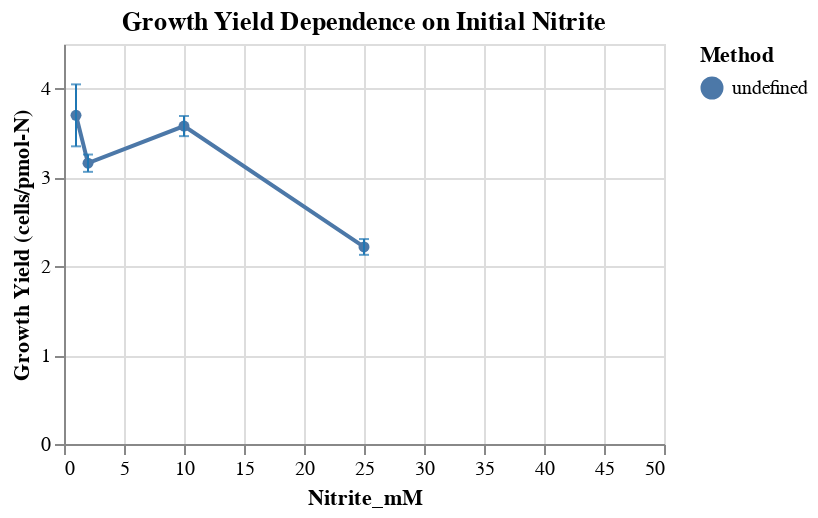

The cell this chart's notebook holds for it:
### Code cell
point = alt.Chart(data=yield_df).mark_line(point=True).encode(
    alt.X('Nitrite_mM', scale=alt.Scale(domain=[0,50])),
    alt.Y('mean(Yield_cells-per-pmol-N):Q', title='Growth Yield (cells/pmol-N)'),
    alt.Color('Method:N'))

error_bar = alt.Chart(data=yield_df).mark_errorbar(extent='stdev', color=alt.HexColor('#1f77b4'), ticks=True).encode(
    alt.X('Nitrite_mM'),
    alt.Y('Yield_cells-per-pmol-N:Q', title='Growth Yield (cells/pmol-N)'))

(point + error_bar).properties(width=300, height=200, title='Growth Yield Dependence on Initial Nitrite')#.save('figures/NO2_growth_rate.png')

### Figure 1 — Vega-Lite specification as saved in the notebook (floating-point values rounded to 4 significant figures)
{"config": {"view": {"continuousWidth": 300, "continuousHeight": 300}}, "layer": [{"mark": {"type": "line", "point": true}, "encoding": {"color": {"field": "Method", "type": "nominal"}, "x": {"field": "Nitrite_mM", "scale": {"domain": [0, 50]}, "type": "quantitative"}, "y": {"aggregate": "mean", "field": "Yield_cells-per-pmol-N", "title": "Growth Yield (cells/pmol-N)", "type": "quantitative"}}}, {"mark": {"type": "errorbar", "color": "#1f77b4", "extent": "stdev", "ticks": true}, "encoding": {"x": {"field": "Nitrite_mM", "type": "quantitative"}, "y": {"field": "Yield_cells-per-pmol-N", "title": "Growth Yield (cells/pmol-N)", "type": "quantitative"}}}], "data": {"name": "data-df3f92bb815631837043a28452bd5881"}, "height": 200, "title": "Growth Yield Dependence on Initial Nitrite", "width": 300, "$schema": "https://vega.github.io/schema/vega-lite/v5.8.0.json", "datasets": {"data-df3f92bb815631837043a28452bd5881": [{"Strain": "MLSD-S22", "Nitrite_mM": 1, "Replicate": 1, "Yield_cells-per-pmol-N": 4.079}, {"Strain": "MLSD-S22", "Nitrite_mM": 1, "Replicate": 2, "Yield_cells-per-pmol-N": 3.997}, {"Strain": "MLSD-S22", "Nitrite_mM": 1, "Replicate": 3, "Yield_cells-per-pmol-N": 3.948}, {"Strain": "MLSD-S22", "Nitrite_mM": 1, "Replicate": 4, "Yield_cells-per-pmol-N": 3.313}, {"Strain": "MLSD-S22", "Nitrite_mM": 1, "Replicate": 5, "Yield_cells-per-pmol-N": 3.501}, {"Strain": "MLSD-S22", "Nitrite_mM": 1, "Replicate": 6, "Yield_cells-per-pmol-N": 3.346}, {"Strain": "MLSD-S22", "Nitrite_mM": 2, "Replicate": 1, "Yield_cells-per-pmol-N": 3.216}, {"Strain": "MLSD-S22", "Nitrite_mM": 2, "Replicate": 2, "Yield_cells-per-pmol-N": 3.243}, {"Strain": "MLSD-S22", "Nitrite_mM": 2, "Replicate": 3, "Yield_cells-per-pmol-N": 3.242}, {"Strain": "MLSD-S22", "Nitrite_mM": 2, "Replicate": 4, "Yield_cells-per-pmol-N": 3.007}, {"Strain": "MLSD-S22", "Nitrite_mM": 2, "Replicate": 5, "Yield_cells-per-pmol-N": 3.076}, {"Strain": "MLSD-S22", "Nitrite_mM": 2, "Replicate": 6, "Yield_cells-per-pmol-N": 3.171}, {"Strain": "MLSD-S22", "Nitrite_mM": 10, "Replicate": 1, "Yield_cells-per-pmol-N": 3.706}, {"Strain": "MLSD-S22", "Nitrite_mM": 10, "Replicate": 2, "Yield_cells-per-pmol-N": 3.53}, {"Strain": "MLSD-S22", "Nitrite_mM": 10, "Replicate": 3, "Yield_cells-per-pmol-N": 3.495}, {"Strain": "MLSD-S22", "Nitrite_mM": 25, "Replicate": 1, "Yield_cells-per-pmol-N": 2.306}, {"Strain": "MLSD-S22", "Nitrite_mM": 25, "Replicate": 2, "Yield_cells-per-pmol-N": 2.129}, {"Strain": "MLSD-S22", "Nitrite_mM": 25, "Replicate": 3, "Yield_cells-per-pmol-N": 2.216}]}}
